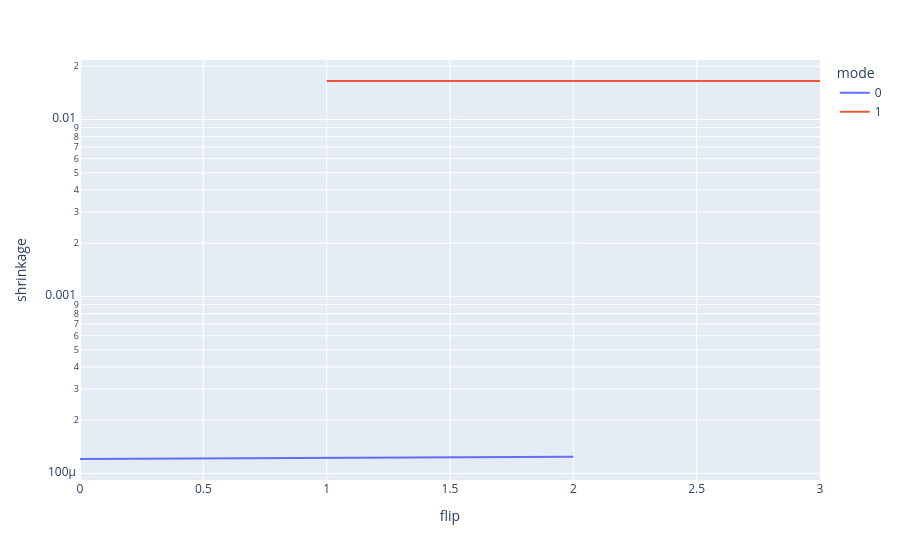

Notebook code for this chart:
### Code cell
px.line(df, x='flip', y='shrinkage', log_y=True, color='mode')

### Figure 1 — Plotly figure (JSON) as saved in the notebook; plotly's stock layout.template omitted (floating-point values rounded to 4 significant figures)
{"data": [{"hovertemplate": "mode=0<br>flip=%{x}<br>shrinkage=%{y}<extra></extra>", "legendgroup": "0", "line": {"color": "#636efa", "dash": "solid"}, "marker": {"symbol": "circle"}, "mode": "lines", "name": "0", "orientation": "v", "showlegend": true, "type": "scatter", "x": [0, 2], "xaxis": "x", "y": [0.0001207, 0.0001242], "yaxis": "y"}, {"hovertemplate": "mode=1<br>flip=%{x}<br>shrinkage=%{y}<extra></extra>", "legendgroup": "1", "line": {"color": "#EF553B", "dash": "solid"}, "marker": {"symbol": "circle"}, "mode": "lines", "name": "1", "orientation": "v", "showlegend": true, "type": "scatter", "x": [1, 3], "xaxis": "x", "y": [0.0165, 0.0165], "yaxis": "y"}], "layout": {"autosize": true, "legend": {"title": {"text": "mode"}, "tracegroupgap": 0}, "margin": {"t": 60}, "xaxis": {"anchor": "y", "autorange": true, "domain": [0, 1], "range": [0, 3], "title": {"text": "flip"}, "type": "linear"}, "yaxis": {"anchor": "x", "autorange": true, "domain": [0, 1], "range": [-4.037, -1.664], "title": {"text": "shrinkage"}, "type": "log"}}}
